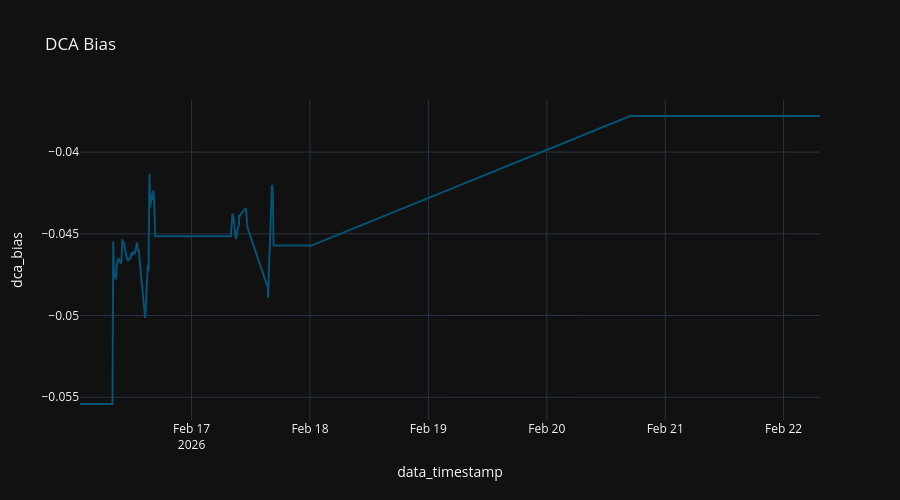

Notebook code cell kept with this figure:
### Code cell
x = df[df['ticker'] == asset_ticker][['data_timestamp', 'dca_bias', 'ticker']].sort_values(by="data_timestamp")

fig = px.line (
  x,
  "data_timestamp",
  "dca_bias",
  title="DCA Bias"
#   color_discrete_sequence="Tealgrn_r",
)

fig.update_layout (
  height=500,
)

### Figure 1 — Plotly figure (JSON) as saved in the notebook; plotly's stock layout.template omitted (floating-point values rounded to 4 significant figures; data arrays with more than 128 entries replaced by an {"elided": "..."} marker saying what was removed)
{"data": [{"hovertemplate": "data_timestamp=%{x}<br>dca_bias=%{y}<extra></extra>", "legendgroup": "", "line": {"color": "rgb(4, 82, 117)", "dash": "solid"}, "marker": {"symbol": "circle"}, "mode": "lines", "name": "", "orientation": "v", "showlegend": false, "type": "scatter", "x": {"elided": "461 str values"}, "xaxis": "x", "y": {"elided": "461 float values"}, "yaxis": "y"}], "layout": {"height": 500, "legend": {"tracegroupgap": 0}, "title": {"text": "DCA Bias"}, "xaxis": {"anchor": "y", "domain": [0, 1], "title": {"text": "data_timestamp"}}, "yaxis": {"anchor": "x", "domain": [0, 1], "title": {"text": "dca_bias"}}}}
